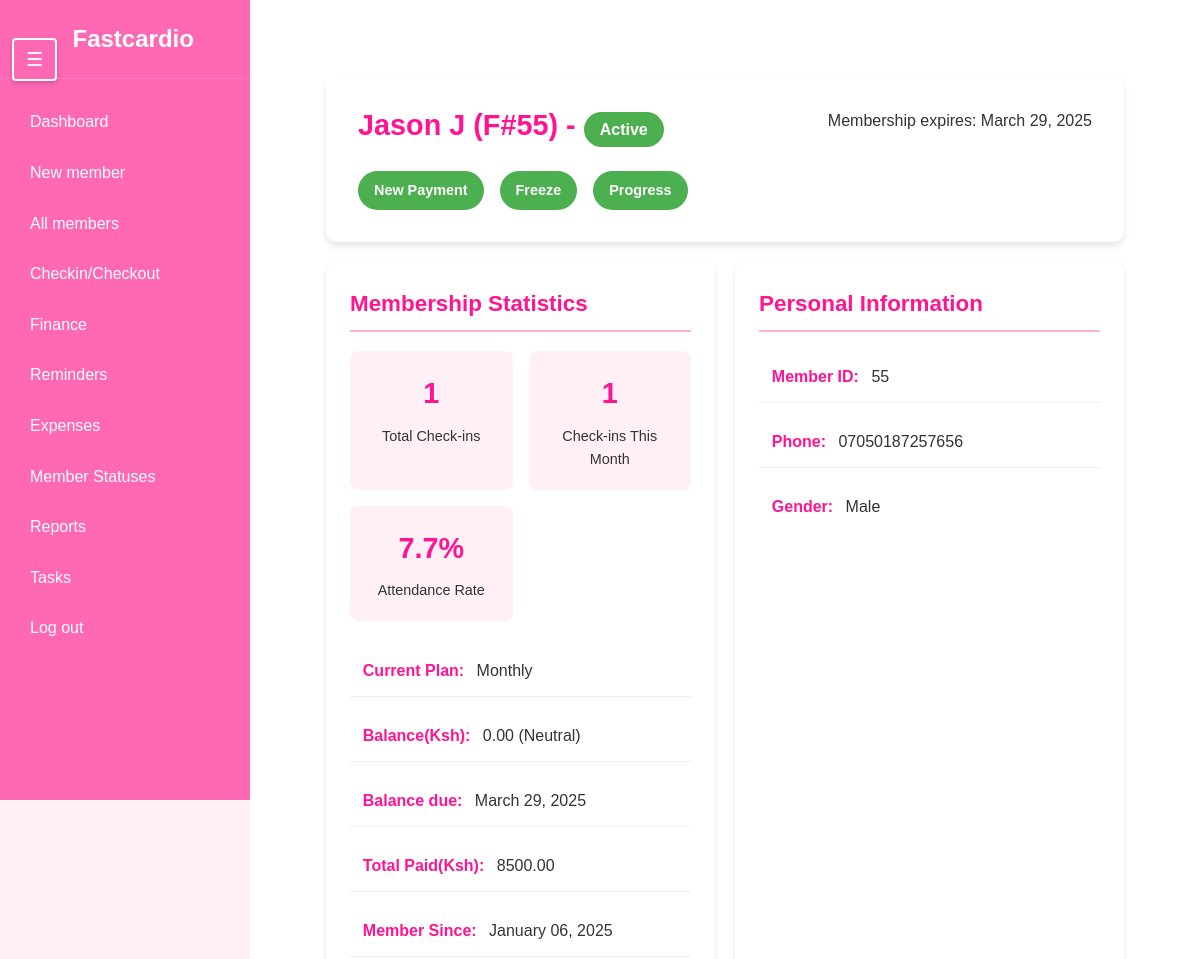
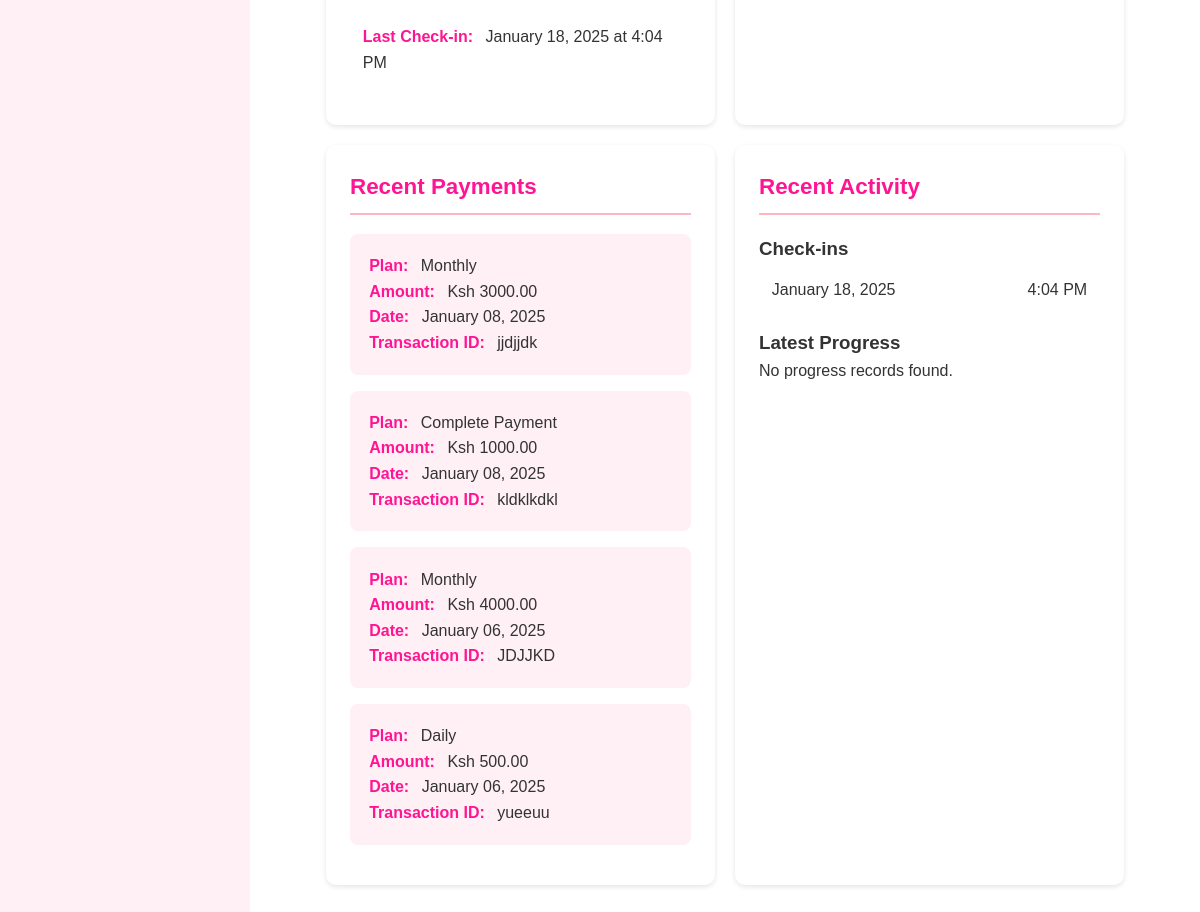
/members/55/, run on the app's committed database (2 pictures, top to bottom).
### members/models.py (models this page shows, shortened)
class Member(models.Model):
    first_name = models.CharField(max_length=50)
    last_name = models.CharField(max_length=50)
    phone_number = models.CharField(max_length=15)
    date_joined = models.DateTimeField(auto_now_add=True)
    membership_expiry = models.DateField(null=True, blank=True, help_text="Date when the membership expires")
    is_active = models.BooleanField(default=False)
    is_frozen = models.BooleanField(default=False)
    additional_info = models.TextField(blank=True,null=True)
    gender = models.CharField(max_length= 6)
    balance = models.DecimalField(
        max_digits=10,
        decimal_places=2,
        default=0,
        help_text="Positive balance indicates credit, negative indicates debt"
    )
    balance_due_date = models.DateField(null = True, blank=True)

class PaymentDetails(models.Model):
    PLAN_CHOICES = [
        ('daily', 'Daily'),
        ('monthly', 'Monthly'),
        ('quarterly', 'Quarterly'),
        ('biannually', 'Biannually'),
        ('annually', 'Annually'),
        ('student', 'Student Package'),
        ('complete', 'Complete Payment'),
    ]
    member = models.ForeignKey('Member', on_delete=models.CASCADE, related_name='payments', verbose_name="Member")
    plan = models.CharField(max_length=20, choices=PLAN_CHOICES, verbose_name="Payment Plan")
    amount = models.DecimalField(max_digits=10, decimal_places=2, verbose_name="Amount Paid")
    payment_date = models.DateField(default=timezone.now, verbose_name="Payment Date")
    transaction_id = models.CharField(max_length=100, blank=True, null=True, verbose_name="Transaction ID")
    class Meta:
        verbose_name = "Payment Detail"
        verbose_name_plural = "Payment Details"
        ordering = ['-payment_date']

class CheckInOutRecord(models.Model):
    ACTIONS = [
        ('check_in', 'Check In'),
        ('check_out', 'Check Out')
    ]
    member = models.ForeignKey(Member, on_delete=models.CASCADE, related_name='CheckinOut')
    action = models.CharField(max_length=10, choices=ACTIONS)
    timestamp = models.DateTimeField(default=timezone.now)
    class Meta:
        ordering = ['-timestamp']

### members/views.py (the view)
# urls.py: path('members/<int:member_id>/',views.member_details,name='Member details'),
def member_details(request, member_id):
    member = get_object_or_404(Member, pk=member_id)
    today = timezone.now().date()
    recent_payments = PaymentDetails.objects.filter(member=member).order_by('-payment_date')[:5]
    latest_payment = recent_payments.first()
    total_paid = PaymentDetails.objects.filter(member=member).aggregate(total=Sum('amount'))['total'] or 0
    membership_status = calculate_membership_status(member, today)
    checkin_stats = get_checkin_statistics(member)
    latest_progress = MemberProgress.objects.filter(member=member).order_by('-date').first()
    progress_history = MemberProgress.objects.filter(member=member).order_by('-date')[:5]
    freeze_history = Freeze_member.objects.filter(member=member).order_by('-frozen_date')
    current_freeze = freeze_history.filter(unfrozen_date__isnull=True).first()
    balance_info = get_balance_status(member.balance)
    print(bool(current_freeze))
    context = {
        'member': member,
        'membership_status': membership_status['status'],
        'days_left': membership_status['days_left'],
        'expiry_date': member.membership_expiry,
        'recent_payments': recent_payments,
        'latest_payment': latest_payment,
        'current_plan': latest_payment.plan if latest_payment else "No active plan",
        'total_paid': total_paid,
        'total_checkins': checkin_stats['total'],
        'checkins_this_month': checkin_stats['monthly'],
        'recent_checkins': checkin_stats['recent'],
        'last_checkin': checkin_stats['last'],
        'attendance_rate': checkin_stats['attendance_rate'],
        'latest_progress': latest_progress,
        'progress_history': progress_history,
        'is_currently_frozen': bool(current_freeze),
        'freeze_history': freeze_history,
        'current_freeze': current_freeze,
        'balance': member.balance,
        'balance_status': balance_info['status'],
        'balance_message': balance_info['message']
    }
    return render(request, 'member_details.html', context)

### members/views.py (called while the page is built)
def calculate_membership_status(member, today):
    if member.is_frozen:
        return {
            'status': 'Inactive',
            'days_left': None
        }
    if not member.membership_expiry:
        return {
            'status': 'Inactive',
            'days_left': None
        }
    days_left = (member.membership_expiry - today).days
    if member.is_active:
        status = 'Active'
    else:
        status = 'Inactive'
    return {
        'status': status,
        'days_left': days_left
    }

def get_checkin_statistics(member):
    today = timezone.now()
    first_day_of_month = today.replace(day=1, hour=0, minute=0, second=0, microsecond=0)
    checkins = CheckInOutRecord.objects.filter(member=member, action='check_in')
    monthly_checkins = checkins.filter(timestamp__gte=first_day_of_month)
    total_days = (today.date() - member.date_joined.date()).days
    attendance_rate = (checkins.count() / total_days * 100) if total_days > 0 else 0
    return {
        'total': checkins.count(),
        'monthly': monthly_checkins.count(),
        'recent': checkins.order_by('-timestamp')[:5],
        'last': checkins.order_by('-timestamp').first(),
        'attendance_rate': round(attendance_rate, 1)
    }

def get_balance_status(balance):
    if balance > 0:
        return {
            'status': 'Credit',
            'message': 'Member has credit balance'
        }
    elif balance < 0:
        return {
            'status': 'Debt',
            'message': 'Member has outstanding balance'
        }
    return {
        'status': 'Neutral',
        'message': 'Balance is cleared'
    }

### members/templates/member_details.html (shortened to what this page needs)
{% extends 'sidebar.html' %}
{% load static %}
{% block extra_styles %}
    <link rel="stylesheet" href="{% static 'member_details.css' %}">
{% endblock %}
{% block content %}
    <div class="container">
        <div class="profile-header">
            <div class="profile-header-left">
                <h1>
                    {{ member.first_name }} {{ member.last_name }} (F#{{ member.id }}) -
                        <span style="font-size: medium;" class="status-badge status-{{ membership_status|lower }}">{{ membership_status }}</span>
                </h1>
                <div class="header-actions">
                    <a href="{% url 'Payment' member_id=member.id %}" class="status-badge status-{{ membership_status|lower }}">
                        <span>New Payment</span>
                    </a>
                    {% if is_currently_frozen %}
                        <a href="{% url 'unfreeze' member_id=member.id %}" class="status-badge status-{{ membership_status|lower }}">
                            <span>UnFreeze</span>
                        </a>
                    {% else %}
                        <a href="{% url 'freeze' member_id=member.id %}" class="status-badge status-{{ membership_status|lower }}">
                            <span>Freeze</span>
                        </a>
                    {% endif %}
                    <a href="{% url 'member_progress' member_id=member.id %}" class="status-badge status-{{ membership_status|lower }}">
                        <span>Progress</span>
                    </a>
                </div>
            </div>
            <div class="profile-header-right">
                {% if expiry_date %}
                    <p>Membership expires: {{ expiry_date|date:"F d, Y" }}</p>
                {% endif %}
            </div>
        </div>
        <div class="profile-grid">
            <div class="profile-section">
                <h2>Membership Statistics</h2>
                <div class="stats-grid">
                    <div class="stat-card">
                        <div class="stat-number">{{ total_checkins }}</div>
                        <div class="stat-label">Total Check-ins</div>
                    </div>
                    <div class="stat-card">
                        <div class="stat-number">{{ checkins_this_month }}</div>
                        <div class="stat-label">Check-ins This Month</div>
                    </div>
                    <div class="stat-card">
                        <div class="stat-number">{{ attendance_rate }}%</div>
                        <div class="stat-label">Attendance Rate</div>
                    </div>
                </div>
                <ul class="info-list">
                    <li><span class="label">Current Plan:</span> {{ current_plan|title }}</li>
                    <li><span class="label">Balance(Ksh):</span> {{ balance|floatformat:2 }} ({{ balance_status }})</li>
                    <li><span class="label">Balance due:</span> {{expiry_date}}</li>
                    <li><span class="label">Total Paid(Ksh):</span> {{ total_paid|floatformat:2 }}</li>
                    <li><span class="label">Member Since:</span> {{ member.date_joined|date:"F d, Y" }}</li>
                    {% if last_checkin %}
                        <li><span class="label">Last Check-in:</span> {{ last_checkin.timestamp|date:"F d, Y" }} at {{ last_checkin.timestamp|time:"g:i A" }}</li>
                    {% endif %}
                </ul>
            </div>
            <div class="profile-section">
                <h2>Personal Information</h2>
                <ul class="info-list">
                    <li><span class="label">Member ID:</span> {{ member.id }}</li>
                    <li><span class="label">Phone:</span> {{ member.phone_number }}</li>
                    <li><span class="label">Gender:</span> {{ member.gender|title }}</li>
                </ul>
            </div>
            <div class="profile-section">
                <h2>Recent Payments</h2>
                {% if recent_payments %}
                    {% for payment in recent_payments %}
                        <div class="payment-card">
                            <p><span class="label">Plan:</span> {{ payment.get_plan_display }}</p>
                            <p><span class="label">Amount:</span> Ksh {{ payment.amount }}</p>
                            <p><span class="label">Date:</span> {{ payment.payment_date|date:"F d, Y" }}</p>
                            {% if payment.transaction_id %}
                                <p><span class="label">Transaction ID:</span> {{ payment.transaction_id }}</p>
                            {% endif %}
                        </div>
                    {% endfor %}
                {% else %}
                    <p>No recent payments found.</p>
                {% endif %}
            </div>
            <div class="profile-section">
                <h2>Recent Activity</h2>
                <div class="activity-grid">
                    <div class="activity-section">
                        <h3>Check-ins</h3>
                        {% if recent_checkins %}
                            <ul class="info-list checkin-list">
                                {% for checkin in recent_checkins %}
                                    <li>
                                        <span>{{ checkin.timestamp|date:"F d, Y" }}</span>
                                        <span>{{ checkin.timestamp|time:"g:i A" }}</span>
                                    </li>
                                {% endfor %}
                            </ul>
                        {% else %}
                            <p>No recent check-ins found.</p>
                        {% endif %}
                    </div>
                    <div class="activity-section">
                        <h3>Latest Progress</h3>
                        {% if latest_progress %}
                            <ul class="info-list">
                                <li><span class="label">Date:</span> {{ latest_progress.date|date:"F d, Y" }}</li>
                                <li><span class="label">Weight:</span> {{ latest_progress.weight }} kg</li>
                                {% if latest_progress.body_fat %}
                                    <li><span class="label">Body Fat:</span> {{ latest_progress.body_fat }}%</li>
                                {% endif %}
                                {% if latest_progress.muscle_mass %}
                                    <li><span class="label">Muscle Mass:</span> {{ latest_progress.muscle_mass }} kg</li>
                                {% endif %}
                            </ul>
                        {% else %}
                            <p>No progress records found.</p>
                        {% endif %}
                    </div>
                </div>
            </div>
        </div>
    </div>
{% endblock %}

### members/static/sidebar.css (style rules this page uses)
* { margin: 0; padding: 0; box-sizing: border-box; }
body { font-family: 'Arial', sans-serif; background-color: #f4f4f4; height: 100%; overflow-x: hidden; }

### members/static/member_details.css (style rules this page uses)
:root { --primary-color: #FF69B4; --primary-light: #FFB6C1; --primary-dark: #FF1493; --text-color: #333; --background-light: #FFF0F5; --success-color: #4CAF50; --warning-color: #FFA500; --danger-color: #FF4444; }
* { margin: 0; padding: 0; box-sizing: border-box; }
body { font-family: 'Arial', sans-serif; line-height: 1.6; background-color: var(--background-light); color: var(--text-color); }
.container { width: 100%; max-width: 1200px; margin: 0 auto; padding: 20px; }
.profile-header { background-color: white; padding: 2rem; border-radius: 10px; box-shadow: 0 4px 6px rgba(0,0,0,0.1); margin-bottom: 20px; display: flex; justify-content: space-between; align-items: flex-start; flex-wrap: wrap; gap: 1.5rem; }
.profile-header-left { flex: 1; min-width: 280px; }
.profile-header-right { text-align: right; min-width: 200px; }
.profile-header h1 { color: var(--primary-dark); margin-bottom: 1.5rem; font-size: 1.8rem; line-height: 1.2; }
.header-actions { display: flex; gap: 1rem; flex-wrap: wrap; margin-top: 1rem; }
.status-badge { display: inline-block; padding: 0.5rem 1rem; border-radius: 20px; font-size: 0.9em; font-weight: bold; color: white; text-decoration: none; transition: transform 0.2s, opacity 0.2s; }
.status-active { background-color: var(--success-color); }
.profile-grid { display: grid; grid-template-columns: repeat(auto-fit, minmax(300px, 1fr)); gap: 20px; margin-top: 20px; }
.profile-section { background-color: white; padding: 1.5rem; border-radius: 10px; box-shadow: 0 2px 5px rgba(0,0,0,0.1); transition: transform 0.2s; }
.profile-section h2 { color: var(--primary-dark); margin-bottom: 1.2rem; border-bottom: 2px solid var(--primary-light); padding-bottom: 0.5rem; font-size: 1.4rem; }
.info-list { list-style: none; }
.info-list li { margin-bottom: 0.8rem; padding: 0.8rem; border-bottom: 1px solid #eee; }
.info-list li:last-child { border-bottom: none; }
.label { font-weight: bold; color: var(--primary-dark); margin-right: 0.5rem; }
.payment-card { background-color: var(--background-light); padding: 1.2rem; border-radius: 8px; margin-bottom: 1rem; transition: transform 0.2s; }
.stats-grid { display: grid; grid-template-columns: repeat(2, 1fr); gap: 1rem; margin-bottom: 1.5rem; }
.stat-card { background-color: var(--background-light); padding: 1.2rem; border-radius: 8px; text-align: center; transition: transform 0.2s; }
.stat-number { font-size: 1.8rem; font-weight: bold; color: var(--primary-dark); margin-bottom: 0.5rem; }
.stat-label { font-size: 0.9em; color: var(--text-color); }
.checkin-list li { display: flex; justify-content: space-between; align-items: center; padding: 0.8rem; }

### data on the page
Member: first_name "Jason", last_name "J", id "55", membership_expiry "March 29, 2025", balance "0.00", date_joined "January 06, 2025", phone_number "07050187257656", gender "Male"
PaymentDetails: plan "Monthly", amount "3000.00", payment_date "January 08, 2025", transaction_id "jjdjjdk"
CheckInOutRecord: timestamp "January 18, 2025", timestamp "4:04 PM"
PaymentDetails: plan "Complete Payment", amount "1000.00", payment_date "January 08, 2025", transaction_id "kldklkdkl"
PaymentDetails: plan "Monthly", amount "4000.00", payment_date "January 06, 2025", transaction_id "JDJJKD"
PaymentDetails: plan "Daily", amount "500.00", payment_date "January 06, 2025", transaction_id "yueeuu"

### other printed values
{{ membership_status }} "Active"
{{ total_checkins }} "1"
{{ checkins_this_month }} "1"
{{ attendance_rate }} "7.7"
{{ balance_status }} "Neutral"
{{ total_paid|floatformat:2 }} "8500.00"
